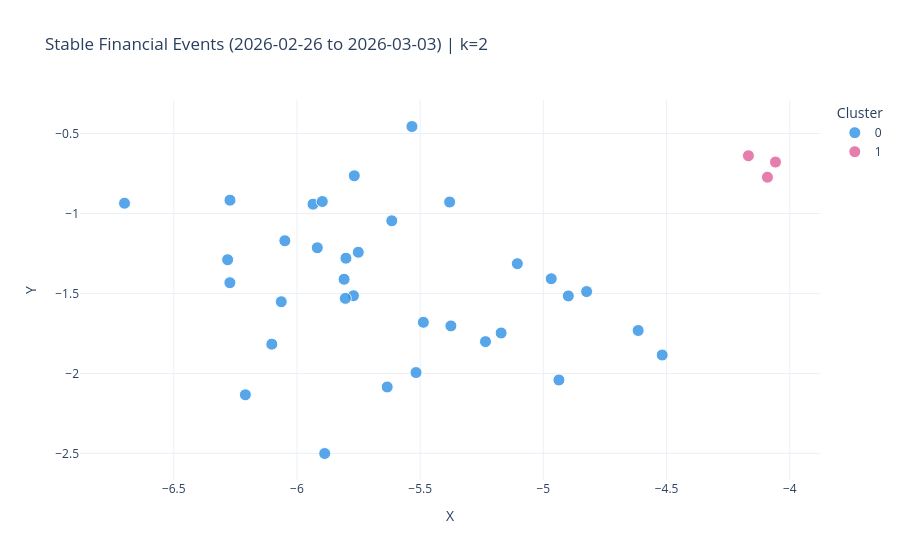
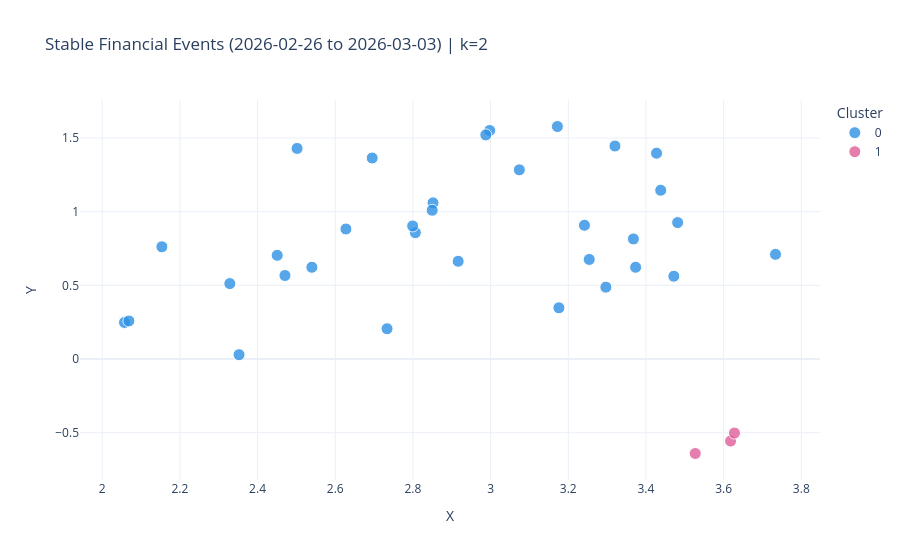

The notebook cell these images were saved under, in order:
### Code cell
# Choice of K and Cluster Visualization
best_k_w2v = 2  # À lire sur le graphique Word2Vec
best_k_bpe = 2  # À lire sur le graphique DistilRoBERTa

# CLUSTERS VISUALISATION 
print(f"\n 2D Visualisation (Word2Vec) with K={best_k_w2v}...")
fig_tsne_w2v = visualize_hac_tsne_range(
    X_full=X_w2v,
    df_features=df_w2v,
    start_date=START_DATE,
    end_date=END_DATE,
    k=best_k_w2v,
)
if fig_tsne_w2v is not None:
    fig_tsne_w2v.show()

print(f"\n 2D Visualisation (DistilRoBERTa) with K={best_k_bpe}...")
fig_tsne_bpe = visualize_hac_tsne_range(
    X_full=X_bpe,
    df_features=df_bpe,
    start_date=START_DATE,
    end_date=END_DATE,
    k=best_k_bpe,
)
if fig_tsne_bpe is not None:
    fig_tsne_bpe.show()

### Figure 1 — Plotly figure (JSON) as saved in the notebook; plotly's stock layout.template omitted (floating-point values rounded to 4 significant figures)
{"data": [{"customdata": [["How to start investing with just $5 using micro-investing apps", "2026-02-26"], ["Nvidia posted another blockbuster quarter. One analyst says the stock is a ‘coiled spring’ waiting to snap higher", "2026-02-26"], ["Asia tech stocks rally as Nvidia earnings soothe AI slowdown fears", "2026-02-26"], ["The world's biggest sovereign wealth fund is using Anthropic's Claude AI model to screen investments for ethical issues", "2026-02-26"], ["Wall Street loves this 'AI-proof retail compounder'", "2026-02-26"], ["These steady income-paying stocks could be on their way to becoming dividend aristocrats, Wolfe says", "2026-02-26"], ["Salesforce’s underwhelming earnings won’t be enough to stem the AI software slide", "2026-02-26"], ["Nvidia's blowout earnings report disappoints Wall Street as stock sinks 5%", "2026-02-26"], ["Rolls-Royce raises outlook, plans up to $12 billion share buyback as engine demand boosts growth", "2026-02-26"], ["Here are Friday's biggest analyst calls: Nvidia, Netflix, Dell, Honeywell, Block, Palantir, Live Nation & more", "2026-02-27"], ["This obscure ETF may hold the key to whether the bull market lasts", "2026-02-27"], ["What traders are buying and selling during rout: Dumping Nvidia, buying Apple", "2026-02-27"], ["UBS turns bullish on Palantir, says buy the dip on this clear AI winner", "2026-02-27"], ["How the 'K-shaped' economy is showing up at two big U.S. gyms", "2026-02-28"], ["Private equity stocks like Apollo are among the most oversold names in the S&P 500", "2026-02-28"], ["Jack Dorsey made the loudest case yet that AI is already replacing jobs", "2026-02-28"], ["Morgan Stanley says stocks like Nvidia have more room to run in March", "2026-02-28"], ["With free storage at max from Google to Shutterfly to Snap, the price for your memories is rising", "2026-02-28"], ["All the highlights from Berkshire CEO Abel's first shareholder letter", "2026-03-01"], ["Investors beware: These stocks are the most at risk from AI disruption", "2026-03-01"], ["Buffett successor Greg Abel faces first big test as Berkshire Hathaway CEO. Did he pass it?", "2026-03-01"], ["It's peak days for the 'overlay everything' trade as demand for income rises in volatile market", "2026-03-01"], ["S&P 500 closes flat, rebounding from lows as traders buy the dip after U.S.-Iran attacks: Live updates", "2026-03-01"], ["Stocks making the biggest moves premarket: Exxon Mobil, Lockheed Martin, United Airlines & more", "2026-03-02"], ["Iran, Berkshire Hathaway earnings, OpenAI's Pentagon deal and more in Morning Squawk", "2026-03-02"], ["U.S.-Iran war sparks market sell-off. When is it time to buy the dip?", "2026-03-02"], ["Goldman Sachs turns bullish on this coffee chain after recent pullback, calls growth rate ‘best in class’", "2026-03-02"], ["Dividend Aristocrats are outperforming this year in a volatile market. These stocks are Wall Street’s favorites", "2026-03-02"], ["Retail investors had two favorite trades during Monday's market turmoil", "2026-03-02"], ["Buy this power infrastructure stock as data center demand pick up, says Goldman Sachs", "2026-03-02"], ["Travel stocks fall after thousands of flights grounded following Iran strikes", "2026-03-02"], ["We're buying more of this megacap AI stock as the market heads for a lower open", "2026-03-03"], ["South Korea's Kospi sees worst day in 19 months amid broader decline in Asia markets", "2026-03-03"], ["Wall Street playbook says buy when war breaks out. How this time could be different", "2026-03-03"]], "hovertemplate": "Cluster=0<br>headline=%{customdata[0]}<br>date=%{customdata[1]}<extra></extra>", "legendgroup": "0", "marker": {"color": "#2E91E5", "line": {"color": "white", "width": 1}, "opacity": 0.8, "size": 12, "symbol": "circle"}, "mode": "markers", "name": "0", "orientation": "v", "showlegend": true, "type": "scatter", "x": [-6.102, -5.801, -6.064, -6.209, -5.615, -5.809, -5.918, -5.771, -6.7, -5.767, -5.375, -5.38, -5.751, -6.272, -5.517, -5.935, -5.804, -5.533, -6.281, -5.887, -6.272, -5.634, -4.968, -4.937, -4.899, -4.615, -5.897, -5.487, -5.171, -6.049, -5.235, -5.106, -4.518, -4.824], "xaxis": "x", "y": [-1.817, -1.28, -1.552, -2.134, -1.046, -1.411, -1.214, -1.514, -0.9357, -0.7643, -1.703, -0.9286, -1.242, -0.9168, -1.995, -0.9417, -1.531, -0.4562, -1.289, -2.501, -1.433, -2.085, -1.408, -2.041, -1.515, -1.732, -0.9253, -1.68, -1.747, -1.171, -1.801, -1.314, -1.885, -1.488], "yaxis": "y"}, {"customdata": [["Nvidia's stock wraps up tough week as Wall Street focuses more on competition than growth", "2026-02-27"], ["Here's what Cramer is watching in the week ahead, including U.S.-Iran tensions", "2026-02-28"], ["Nvidia, Amazon temporarily close Dubai offices, Google employees stranded amid U.S.-Iran war", "2026-03-03"]], "hovertemplate": "Cluster=1<br>headline=%{customdata[0]}<br>date=%{customdata[1]}<extra></extra>", "legendgroup": "1", "marker": {"color": "#E15F99", "line": {"color": "white", "width": 1}, "opacity": 0.8, "size": 12, "symbol": "circle"}, "mode": "markers", "name": "1", "orientation": "v", "showlegend": true, "type": "scatter", "x": [-4.168, -4.091, -4.058], "xaxis": "x", "y": [-0.6392, -0.7729, -0.6786], "yaxis": "y"}], "layout": {"legend": {"title": {"text": "Cluster"}, "tracegroupgap": 0}, "title": {"text": "Stable Financial Events (2026-02-26 to 2026-03-03) | k=2"}, "xaxis": {"anchor": "y", "domain": [0, 1], "title": {"text": "X"}}, "yaxis": {"anchor": "x", "domain": [0, 1], "title": {"text": "Y"}}}}

### Figure 2 — Plotly figure (JSON) as saved in the notebook; plotly's stock layout.template omitted (floating-point values rounded to 4 significant figures)
{"data": [{"customdata": [["The world's biggest sovereign wealth fund is using Anthropic's Claude AI model to screen investments for ethical issues", "2026-02-26"], ["Wall Street loves this 'AI-proof retail compounder'", "2026-02-26"], ["These steady income-paying stocks could be on their way to becoming dividend aristocrats, Wolfe says", "2026-02-26"], ["Salesforce’s underwhelming earnings won’t be enough to stem the AI software slide", "2026-02-26"], ["Nvidia’s Huang says any Pentagon–Anthropic rift is 'not the end of the world'", "2026-02-26"], ["Nvidia's blowout earnings report disappoints Wall Street as stock sinks 5%", "2026-02-26"], ["Rolls-Royce raises outlook, plans up to $12 billion share buyback as engine demand boosts growth", "2026-02-26"], ["Nearly 1 in 5 eligible filers miss this 'valuable' tax credit, IRS says — how it can boost refunds", "2026-02-27"], ["Here are Friday's biggest analyst calls: Nvidia, Netflix, Dell, Honeywell, Block, Palantir, Live Nation & more", "2026-02-27"], ["This obscure ETF may hold the key to whether the bull market lasts", "2026-02-27"], ["What traders are buying and selling during rout: Dumping Nvidia, buying Apple", "2026-02-27"], ["UBS turns bullish on Palantir, says buy the dip on this clear AI winner", "2026-02-27"], ["Nvidia's stock wraps up tough week as Wall Street focuses more on competition than growth", "2026-02-27"], ["Berkshire Hathaway operating earnings fell nearly 30% in Warren Buffett's final quarter as CEO", "2026-02-28"], ["How the 'K-shaped' economy is showing up at two big U.S. gyms", "2026-02-28"], ["Private equity stocks like Apollo are among the most oversold names in the S&P 500", "2026-02-28"], ["Jack Dorsey made the loudest case yet that AI is already replacing jobs", "2026-02-28"], ["Morgan Stanley says stocks like Nvidia have more room to run in March", "2026-02-28"], ["All the highlights from Berkshire CEO Abel's first shareholder letter", "2026-03-01"], ["Investors beware: These stocks are the most at risk from AI disruption", "2026-03-01"], ["Buffett successor Greg Abel faces first big test as Berkshire Hathaway CEO. Did he pass it?", "2026-03-01"], ["It's peak days for the 'overlay everything' trade as demand for income rises in volatile market", "2026-03-01"], ["S&P 500 closes flat, rebounding from lows as traders buy the dip after U.S.-Iran attacks: Live updates", "2026-03-01"], ["Goldman Sachs turns bullish on this coffee chain after recent pullback, calls growth rate ‘best in class’", "2026-03-02"], ["Dividend Aristocrats are outperforming this year in a volatile market. These stocks are Wall Street’s favorites", "2026-03-02"], ["Poor coordination can cost couples an average $14,000 in retirement wealth, research finds", "2026-03-03"], ["European stocks close 3% lower as Middle East conflict intensifies", "2026-03-03"], ["Stocks making the biggest moves premarket: Target, Best Buy, On Holding, MongoDB & more", "2026-03-03"], ["We're buying more of this megacap AI stock as the market heads for a lower open", "2026-03-03"], ["South Korea's Kospi sees worst day in 19 months amid broader decline in Asia markets", "2026-03-03"], ["Wall Street playbook says buy when war breaks out. How this time could be different", "2026-03-03"], ["Nvidia is investing in these two stocks. Wall Street says you should too", "2026-03-03"], ["Versant debut earnings report shows continued pay TV pressure, digital growth", "2026-03-03"]], "hovertemplate": "Cluster=0<br>headline=%{customdata[0]}<br>date=%{customdata[1]}<extra></extra>", "legendgroup": "0", "marker": {"color": "#2E91E5", "line": {"color": "white", "width": 1}, "opacity": 0.8, "size": 12, "symbol": "circle"}, "mode": "markers", "name": "0", "orientation": "v", "showlegend": true, "type": "scatter", "x": [3.482, 3.368, 2.806, 2.628, 2.733, 2.451, 2.695, 2.998, 2.352, 3.242, 2.057, 2.471, 2.069, 3.427, 2.988, 2.799, 2.54, 2.154, 3.438, 2.852, 3.32, 2.917, 3.297, 3.074, 3.254, 3.172, 3.472, 2.85, 3.734, 3.176, 3.373, 2.329, 2.502], "xaxis": "x", "y": [0.9259, 0.8154, 0.8575, 0.8825, 0.2056, 0.704, 1.364, 1.551, 0.02959, 0.908, 0.248, 0.5669, 0.2585, 1.397, 1.521, 0.9031, 0.623, 0.7617, 1.146, 1.06, 1.446, 0.6636, 0.488, 1.284, 0.6759, 1.578, 0.5622, 1.01, 0.7106, 0.3477, 0.623, 0.5119, 1.429], "yaxis": "y"}, {"customdata": [["3 themes that drove Wall Street's wild week and the new U.S.-Iran conflict wildcard", "2026-02-28"], ["Iran, Berkshire Hathaway earnings, OpenAI's Pentagon deal and more in Morning Squawk", "2026-03-02"], ["Iran conflict: Where things stand, global responses — and what comes next", "2026-03-02"]], "hovertemplate": "Cluster=1<br>headline=%{customdata[0]}<br>date=%{customdata[1]}<extra></extra>", "legendgroup": "1", "marker": {"color": "#E15F99", "line": {"color": "white", "width": 1}, "opacity": 0.8, "size": 12, "symbol": "circle"}, "mode": "markers", "name": "1", "orientation": "v", "showlegend": true, "type": "scatter", "x": [3.618, 3.628, 3.527], "xaxis": "x", "y": [-0.5561, -0.5022, -0.6409], "yaxis": "y"}], "layout": {"legend": {"title": {"text": "Cluster"}, "tracegroupgap": 0}, "title": {"text": "Stable Financial Events (2026-02-26 to 2026-03-03) | k=2"}, "xaxis": {"anchor": "y", "domain": [0, 1], "title": {"text": "X"}}, "yaxis": {"anchor": "x", "domain": [0, 1], "title": {"text": "Y"}}}}
